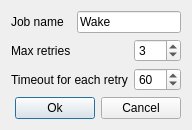
<?xml version="1.0" encoding="UTF-8"?>
<ui version="4.0">
 <class>EditWakeJobDialog</class>
 <widget class="QDialog" name="EditWakeJobDialog">
  <property name="geometry">
   <rect>
    <x>0</x>
    <y>0</y>
    <width>188</width>
    <height>125</height>
   </rect>
  </property>
  <property name="windowTitle">
   <string>Wake Job Configuration</string>
  </property>
  <property name="modal">
   <bool>false</bool>
  </property>
  <layout class="QVBoxLayout" name="verticalLayout">
   <item>
    <layout class="QGridLayout" name="gridLayout">
     <item row="0" column="0">
      <widget class="QLabel" name="label">
       <property name="text">
        <string>Job name</string>
       </property>
      </widget>
     </item>
     <item row="0" column="1" colspan="2">
      <widget class="QLineEdit" name="nameEdit">
       <property name="text">
        <string>Wake</string>
       </property>
      </widget>
     </item>
     <item row="1" column="0">
      <widget class="QLabel" name="label_2">
       <property name="text">
        <string>Max retries</string>
       </property>
      </widget>
     </item>
     <item row="1" column="2">
      <widget class="QSpinBox" name="retriesBox">
       <property name="minimum">
        <number>1</number>
       </property>
       <property name="value">
        <number>3</number>
       </property>
      </widget>
     </item>
     <item row="2" column="0" colspan="2">
      <widget class="QLabel" name="label_3">
       <property name="text">
        <string>Timeout for each retry</string>
       </property>
      </widget>
     </item>
     <item row="2" column="2">
      <widget class="QSpinBox" name="timeoutBox">
       <property name="minimum">
        <number>0</number>
       </property>
       <property name="maximum">
        <number>999</number>
       </property>
       <property name="value">
        <number>60</number>
       </property>
      </widget>
     </item>
    </layout>
   </item>
   <item>
    <spacer name="verticalSpacer">
     <property name="orientation">
      <enum>Qt::Vertical</enum>
     </property>
     <property name="sizeHint" stdset="0">
      <size>
       <width>20</width>
       <height>40</height>
      </size>
     </property>
    </spacer>
   </item>
   <item>
    <layout class="QHBoxLayout" name="horizontalLayout">
     <item>
      <spacer name="horizontalSpacer">
       <property name="orientation">
        <enum>Qt::Horizontal</enum>
       </property>
       <property name="sizeHint" stdset="0">
        <size>
         <width>40</width>
         <height>20</height>
        </size>
       </property>
      </spacer>
     </item>
     <item>
      <widget class="QPushButton" name="okButton">
       <property name="text">
        <string>Ok</string>
       </property>
      </widget>
     </item>
     <item>
      <widget class="QPushButton" name="cancelButton">
       <property name="text">
        <string>Cancel</string>
       </property>
      </widget>
     </item>
    </layout>
   </item>
  </layout>
 </widget>
 <resources/>
 <connections/>
</ui>
